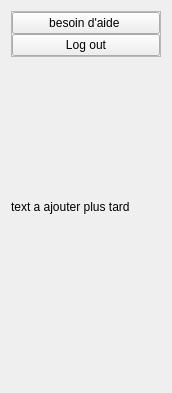
             <widget class="QWidget" name="page_2">
              <property name="geometry">
               <rect>
                <x>0</x>
                <y>0</y>
                <width>172</width>
                <height>393</height>
               </rect>
              </property>
              <attribute name="icon">
               <iconset>
                <normalon>../../../../equipe slim/maintenance/icons/chevron-down.svg</normalon>
               </iconset>
              </attribute>
              <attribute name="label">
               <string>Menu 2</string>
              </attribute>
              <layout class="QVBoxLayout" name="verticalLayout_10">
               <item alignment="Qt::AlignmentFlag::AlignTop">
                <widget class="QFrame" name="frame_11">
                 <property name="frameShape">
                  <enum>QFrame::Shape::StyledPanel</enum>
                 </property>
                 <property name="frameShadow">
                  <enum>QFrame::Shadow::Raised</enum>
                 </property>
                 <layout class="QVBoxLayout" name="verticalLayout_11">
                  <property name="spacing">
                   <number>0</number>
                  </property>
                  <property name="leftMargin">
                   <number>0</number>
                  </property>
                  <property name="topMargin">
                   <number>0</number>
                  </property>
                  <property name="rightMargin">
                   <number>0</number>
                  </property>
                  <property name="bottomMargin">
                   <number>0</number>
                  </property>
                  <item>
                   <widget class="QPushButton" name="pushButton_14">
                    <property name="styleSheet">
                     <string notr="true">    QTabWidget::pane { 
        border: 0px solid #eae2b7; 
    }
    QTabBar::tab { 
        background:#eae2b7; 
        color: black; 
        padding: 8px; 
		border-radius: 0px; 
    }
    QTabBar::tab:selected { 
        background:#a48f66  ; 
        color:white; 
        font-weight: bold; 
    }
    QTabBar::tab:hover {
        background: #c0b49a ; 
    }
;
background-color: #f5f2db;</string>
                    </property>
                    <property name="text">
                     <string>besoin d'aide </string>
                    </property>
                   </widget>
                  </item>
                  <item>
                   <widget class="QPushButton" name="pushButton_15">
                    <property name="styleSheet">
                     <string notr="true">    QTabWidget::pane { 
        border: 0px solid #eae2b7; 
    }
    QTabBar::tab { 
        background:#eae2b7; 
        color: black; 
        padding: 8px; 
		border-radius: 0px; 
    }
    QTabBar::tab:selected { 
        background:#a48f66  ; 
        color:white; 
        font-weight: bold; 
    }
    QTabBar::tab:hover {
        background: #c0b49a ; 
    }
;
background-color: #f5f2db;</string>
                    </property>
                    <property name="text">
                     <string>Log out</string>
                    </property>
                   </widget>
                  </item>
                 </layout>
                </widget>
               </item>
               <item alignment="Qt::AlignmentFlag::AlignTop">
                <widget class="QLabel" name="label_4">
                 <property name="text">
                  <string>text a ajouter plus tard </string>
                 </property>
                 <property name="wordWrap">
                  <bool>true</bool>
                 </property>
                </widget>
               </item>
              </layout>
             </widget>
